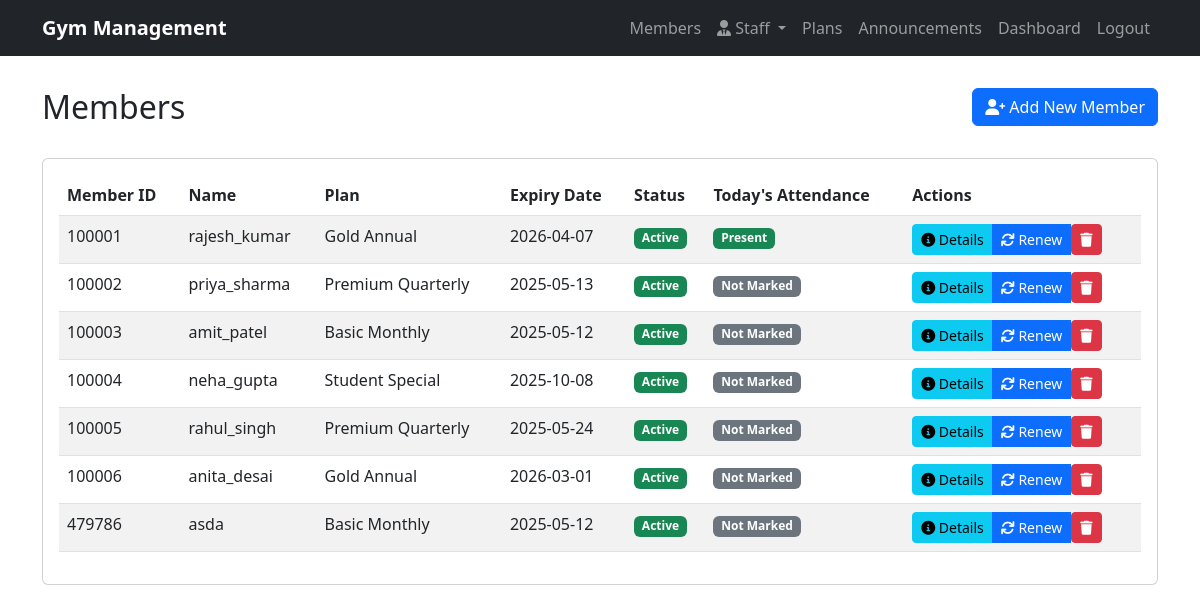
Before: /view-members (signed in) with the older database file.
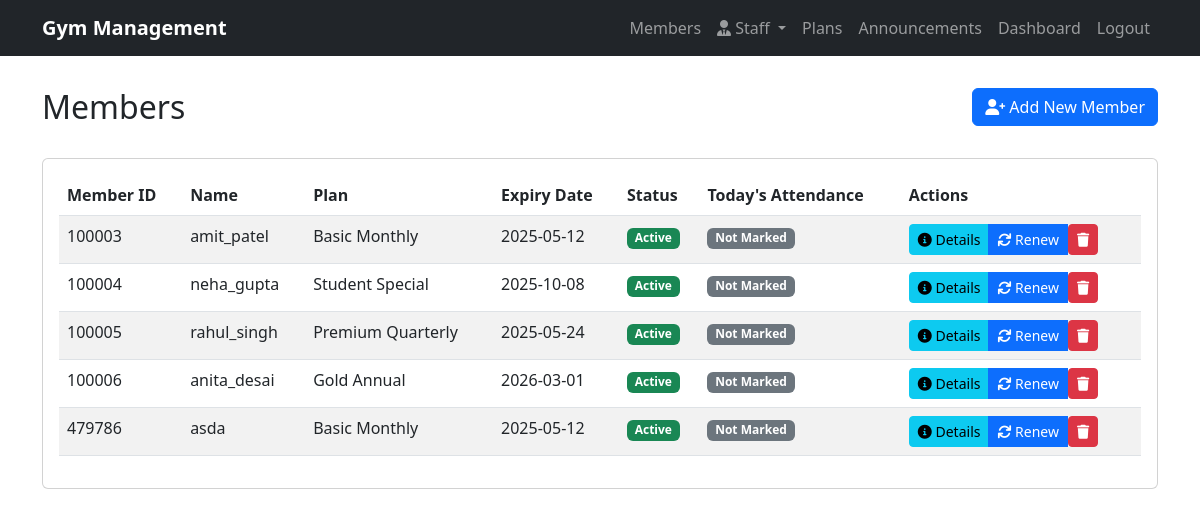
After: the same page with the newer database file.
### models.py (models this page shows)
class User(db.Model):
    id = db.Column(db.Integer, primary_key=True)
    member_id = db.Column(db.String(10), unique=True, nullable=True)  # For attendance marking
    username = db.Column(db.String(80), unique=True, nullable=False)
    email = db.Column(db.String(120), unique=True, nullable=False)
    password = db.Column(db.String(120), nullable=False)
    phone = db.Column(db.String(20), nullable=True)
    address = db.Column(db.Text, nullable=True)
    join_date = db.Column(db.DateTime, nullable=True, default=datetime.utcnow)
    trainer_id = db.Column(db.Integer, db.ForeignKey('staff.id'), nullable=True)
    trainer = db.relationship('Staff', backref=db.backref('trainees', lazy=True))
    attendances = db.relationship('Attendance', backref='user', lazy=True)
    membership = db.relationship('Membership', backref='user', lazy=True)

class Plan(db.Model):
    id = db.Column(db.Integer, primary_key=True)
    name = db.Column(db.String(100), nullable=False)
    duration = db.Column(db.Integer, nullable=False)  # in months
    price = db.Column(db.Float, nullable=False)
    description = db.Column(db.Text)
    memberships = db.relationship('Membership', backref='plan', lazy=True)

class Membership(db.Model):
    id = db.Column(db.Integer, primary_key=True)
    user_id = db.Column(db.Integer, db.ForeignKey('user.id'), nullable=False)
    plan_id = db.Column(db.Integer, db.ForeignKey('plan.id'), nullable=False)
    start_date = db.Column(db.DateTime, nullable=False, default=datetime.utcnow)
    end_date = db.Column(db.DateTime, nullable=False)
    active = db.Column(db.Boolean, default=True)

### routes.py (the view)
@app.route('/view-members')
@login_required
def view_members():
    if not check_moderator_access():
        return redirect(url_for('login'))
    members = User.query.all()
    today = datetime.utcnow().date()
    attendance_data = {
        attendance.user_id: attendance
        for attendance in Attendance.query.filter(
            db.func.date(Attendance.date) == today
        ).all()
    }
    return render_template('members/list.html',
                         members=members,
                         attendance_data=attendance_data,
                         today=today)

### app.py (called while the page is built)
def create_app():
    app = Flask(__name__)
    app.config['SECRET_KEY'] = os.urandom(24)
    app.config['SQLALCHEMY_DATABASE_URI'] = 'sqlite:///gym.db'
    app.config['SQLALCHEMY_TRACK_MODIFICATIONS'] = False
    db.init_app(app)
    login_manager = LoginManager(app)
    login_manager.login_view = 'login'
    @login_manager.user_loader
    def load_user(user_id):
        return Moderator.query.get(int(user_id))
    with app.app_context():
        db.create_all()
    return app, db

### routes.py (called while the page is built)
def check_moderator_access():
    if not isinstance(current_user, Moderator):
        return False
    if current_user.role == 'admin':
        return True
    return True  # For now allowing all moderators, you can add more specific checks

### templates/members/list.html (shortened to what this page needs)
{% extends "base.html" %}
{% block content %}
<div class="row mb-4">
    <div class="col-md-6">
        <h2>Members</h2>
    </div>
    <div class="col-md-6 text-end">
        <a href="{{ url_for('add_member') }}" class="btn btn-primary">
            <i class="fas fa-user-plus"></i> Add New Member
        </a>
    </div>
</div>
<div class="card">
    <div class="card-body">
        <div class="table-responsive">
            <table class="table table-striped">
                <thead>
                    <tr>
                        <th>Member ID</th>
                        <th>Name</th>
                        <th>Plan</th>
                        <th>Expiry Date</th>
                        <th>Status</th>
                        <th>Today's Attendance</th>
                        <th>Actions</th>
                    </tr>
                </thead>
                <tbody>
                    {% for member in members %}
                        {% set active_membership = member.membership|selectattr('active')|first %}
                        <tr>
                            <td>{{ member.member_id }}</td>
                            <td>{{ member.username }}</td>
                            <td>
                                {% if active_membership %}
                                    {{ active_membership.plan.name }}
                                {% else %}
                                    No active plan
                                {% endif %}
                            </td>
                            <td>
                                {% if active_membership %}
                                    {{ active_membership.end_date.strftime('%Y-%m-%d') }}
                                {% else %}
                                    -
                                {% endif %}
                            </td>
                            <td>
                                {% if active_membership %}
                                    <span class="badge bg-success">Active</span>
                                {% else %}
                                    <span class="badge bg-danger">Inactive</span>
                                {% endif %}
                            </td>
                            <td>
                                {% if member.id in attendance_data %}
                                    <span class="badge bg-success">Present</span>
                                {% else %}
                                    <span class="badge bg-secondary">Not Marked</span>
                                {% endif %}
                            </td>
                            <td>
                                <div class="btn-group">
                                    <a href="{{ url_for('member_details', user_id=member.id) }}" class="btn btn-info btn-sm">
                                        <i class="fas fa-info-circle"></i> Details
                                    </a>
                                    {% if active_membership %}
                                        <a href="{{ url_for('renew_membership', member_id=member.id) }}" class="btn btn-primary btn-sm">
                                            <i class="fas fa-sync"></i> Renew
                                        </a>
                                    {% endif %}
                                    <form method="POST" action="{{ url_for('delete_member', user_id=member.id) }}"
                                          onsubmit="return confirm('Are you sure you want to delete this member?');"
                                          style="display: inline;">
                                        <button type="submit" class="btn btn-danger btn-sm">
                                            <i class="fas fa-trash"></i>
                                        </button>
                                    </form>
                                </div>
                            </td>
                        </tr>
                    {% endfor %}
                </tbody>
            </table>
        </div>
    </div>
</div>
{% endblock %}

### templates/base.html (shortened to what this page needs)
<!DOCTYPE html>
<html lang="en">
<head>
    <link href="https://cdn.jsdelivr.net/npm/bootstrap@5.3.0/dist/css/bootstrap.min.css" rel="stylesheet">
    <link href="https://cdnjs.cloudflare.com/ajax/libs/font-awesome/6.0.0/css/all.min.css" rel="stylesheet">
</head>
<body>
    <nav class="navbar navbar-expand-lg navbar-dark bg-dark">
        <div class="container">
            <a class="navbar-brand" href="{{ url_for('index') }}">Gym Management</a>
            <div class="collapse navbar-collapse" id="navbarNav">
                <ul class="navbar-nav ms-auto">
                    {% if current_user.is_authenticated %}
                        <li class="nav-item">
                            <a class="nav-link" href="{{ url_for('view_members') }}">Members</a>
                        </li>
                        {% if current_user.role == 'admin' %}
                        <li class="nav-item dropdown">
                            <a class="nav-link dropdown-toggle" href="#" id="staffDropdown" role="button" data-bs-toggle="dropdown">
                                <i class="fas fa-user-tie"></i> Staff
                            </a>
                        </li>
                        {% endif %}
                        <li class="nav-item">
                            <a class="nav-link" href="{{ url_for('plans') }}">Plans</a>
                        </li>
                        <li class="nav-item">
                            <a class="nav-link" href="{{ url_for('announcements') }}">Announcements</a>
                        </li>
                        <li class="nav-item">
                            <a class="nav-link" href="{{ url_for('dashboard') }}">Dashboard</a>
                        </li>
                        <li class="nav-item">
                            <a class="nav-link" href="{{ url_for('logout') }}">Logout</a>
                        </li>
                    {% endif %}
                </ul>
            </div>
        </div>
    </nav>
    <div class="container content">
        {% block content %}{% endblock %}
    </div>
</body>
</html>

### templates/base.html (style rules this page uses)
.navbar-brand { font-weight: bold; }
.content { margin-top: 2rem; }
.card { margin-bottom: 1rem; }

Changed rows visible on the page:
removed User: member_id "100001", username "rajesh_kumar", {{ active_membership.plan.name }} "Gold Annual", shows "Present"
removed Membership: end_date "2026-04-07"
removed User: member_id "100002", username "priya_sharma", {{ active_membership.plan.name }} "Premium Quarterly", shows "Not Marked"
removed Membership: end_date "2025-05-13"
